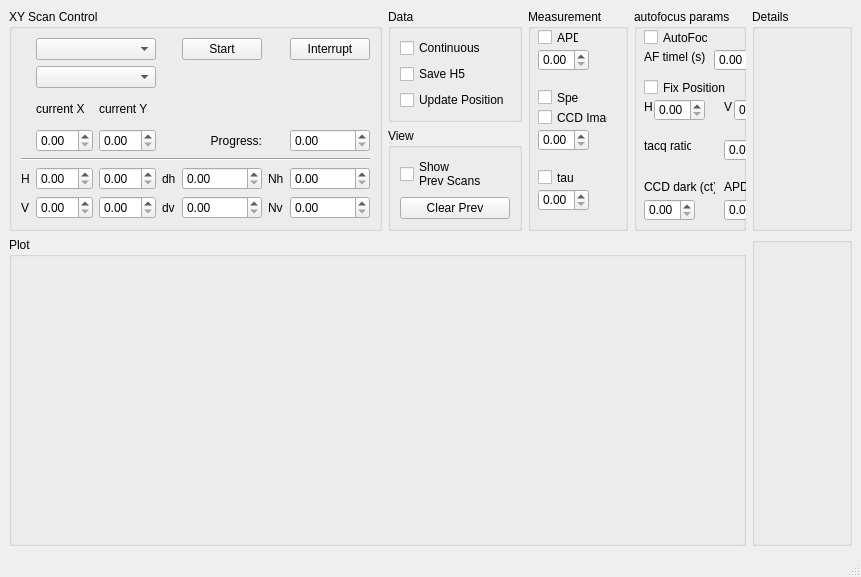
<?xml version="1.0" encoding="UTF-8"?>
<ui version="4.0">
 <class>SimpleXYScanWindow</class>
 <widget class="QMainWindow" name="SimpleXYScanWindow">
  <property name="geometry">
   <rect>
    <x>0</x>
    <y>0</y>
    <width>861</width>
    <height>577</height>
   </rect>
  </property>
  <property name="minimumSize">
   <size>
    <width>150</width>
    <height>170</height>
   </size>
  </property>
  <property name="acceptDrops">
   <bool>false</bool>
  </property>
  <property name="windowTitle">
   <string>Simple XY Scan</string>
  </property>
  <widget class="QWidget" name="centralwidget">
   <layout class="QGridLayout" name="gridLayout_2" rowstretch="0,0,0" columnstretch="0,0,0,0,0,0">
    <item row="1" column="1">
     <widget class="QGroupBox" name="groupBox_2">
      <property name="title">
       <string>View</string>
      </property>
      <layout class="QGridLayout" name="gridLayout_4">
       <item row="0" column="0">
        <widget class="QCheckBox" name="show_previous_scans_checkBox">
         <property name="text">
          <string>Show 
Prev Scans</string>
         </property>
        </widget>
       </item>
       <item row="1" column="0">
        <widget class="QPushButton" name="clear_previous_scans_pushButton">
         <property name="text">
          <string>Clear Prev</string>
         </property>
        </widget>
       </item>
      </layout>
     </widget>
    </item>
    <item row="0" column="0" rowspan="2">
     <widget class="QGroupBox" name="control_groupBox">
      <property name="title">
       <string>XY Scan Control</string>
      </property>
      <layout class="QGridLayout" name="gridLayout" columnstretch="0,0,0,0,0,0,0">
       <item row="5" column="2">
        <widget class="QDoubleSpinBox" name="h1_doubleSpinBox"/>
       </item>
       <item row="7" column="3">
        <widget class="QLabel" name="dv_label_2">
         <property name="text">
          <string>dv</string>
         </property>
        </widget>
       </item>
       <item row="2" column="1">
        <widget class="QLabel" name="x_label">
         <property name="text">
          <string>current X</string>
         </property>
        </widget>
       </item>
       <item row="3" column="4">
        <widget class="QLabel" name="progres_label">
         <property name="text">
          <string>Progress:</string>
         </property>
         <property name="alignment">
          <set>Qt::AlignRight|Qt::AlignTrailing|Qt::AlignVCenter</set>
         </property>
        </widget>
       </item>
       <item row="3" column="2">
        <widget class="QDoubleSpinBox" name="y_doubleSpinBox"/>
       </item>
       <item row="5" column="0">
        <widget class="QLabel" name="h_label">
         <property name="text">
          <string>H</string>
         </property>
        </widget>
       </item>
       <item row="2" column="2">
        <widget class="QLabel" name="y_label">
         <property name="text">
          <string>current Y</string>
         </property>
        </widget>
       </item>
       <item row="7" column="4">
        <widget class="QDoubleSpinBox" name="dv_doubleSpinBox"/>
       </item>
       <item row="5" column="4">
        <widget class="QDoubleSpinBox" name="dh_doubleSpinBox"/>
       </item>
       <item row="0" column="6">
        <widget class="QPushButton" name="interrupt_pushButton">
         <property name="text">
          <string>Interrupt</string>
         </property>
        </widget>
       </item>
       <item row="0" column="4">
        <widget class="QPushButton" name="start_pushButton">
         <property name="text">
          <string>Start</string>
         </property>
        </widget>
       </item>
       <item row="7" column="0">
        <widget class="QLabel" name="v_label_2">
         <property name="text">
          <string>V</string>
         </property>
        </widget>
       </item>
       <item row="7" column="2">
        <widget class="QDoubleSpinBox" name="v1_doubleSpinBox"/>
       </item>
       <item row="3" column="6">
        <widget class="QDoubleSpinBox" name="progress_doubleSpinBox"/>
       </item>
       <item row="3" column="1">
        <widget class="QDoubleSpinBox" name="x_doubleSpinBox"/>
       </item>
       <item row="7" column="1">
        <widget class="QDoubleSpinBox" name="v0_doubleSpinBox"/>
       </item>
       <item row="5" column="1">
        <widget class="QDoubleSpinBox" name="h0_doubleSpinBox"/>
       </item>
       <item row="5" column="6">
        <widget class="QDoubleSpinBox" name="Nh_doubleSpinBox"/>
       </item>
       <item row="4" column="0" colspan="7">
        <widget class="Line" name="line">
         <property name="orientation">
          <enum>Qt::Horizontal</enum>
         </property>
        </widget>
       </item>
       <item row="5" column="5">
        <widget class="QLabel" name="label_2">
         <property name="text">
          <string>Nh</string>
         </property>
        </widget>
       </item>
       <item row="7" column="6">
        <widget class="QDoubleSpinBox" name="Nv_doubleSpinBox"/>
       </item>
       <item row="0" column="1" colspan="2">
        <widget class="QComboBox" name="scan_type_comboBox"/>
       </item>
       <item row="7" column="5">
        <widget class="QLabel" name="label_3">
         <property name="text">
          <string>Nv</string>
         </property>
        </widget>
       </item>
       <item row="5" column="3">
        <widget class="QLabel" name="dv_label">
         <property name="text">
          <string>dh</string>
         </property>
        </widget>
       </item>
       <item row="1" column="1" colspan="2">
        <widget class="QComboBox" name="speed_comboBox"/>
       </item>
      </layout>
     </widget>
    </item>
    <item row="0" column="2" rowspan="2">
     <widget class="QGroupBox" name="groupBox_3">
      <property name="sizePolicy">
       <sizepolicy hsizetype="Preferred" vsizetype="Preferred">
        <horstretch>0</horstretch>
        <verstretch>0</verstretch>
       </sizepolicy>
      </property>
      <property name="minimumSize">
       <size>
        <width>100</width>
        <height>220</height>
       </size>
      </property>
      <property name="title">
       <string>Measurement</string>
      </property>
      <widget class="QCheckBox" name="collect_apd_checkBox">
       <property name="geometry">
        <rect>
         <x>10</x>
         <y>20</y>
         <width>41</width>
         <height>17</height>
        </rect>
       </property>
       <property name="text">
        <string>APD</string>
       </property>
      </widget>
      <widget class="QCheckBox" name="collect_spectrum_checkBox">
       <property name="geometry">
        <rect>
         <x>10</x>
         <y>80</y>
         <width>41</width>
         <height>17</height>
        </rect>
       </property>
       <property name="text">
        <string>Spec</string>
       </property>
      </widget>
      <widget class="QCheckBox" name="collect_hydraharp_checkBox">
       <property name="geometry">
        <rect>
         <x>10</x>
         <y>160</y>
         <width>41</width>
         <height>17</height>
        </rect>
       </property>
       <property name="text">
        <string>tau</string>
       </property>
      </widget>
      <widget class="QDoubleSpinBox" name="apd_int_time_doubleSpinBox">
       <property name="geometry">
        <rect>
         <x>10</x>
         <y>40</y>
         <width>51</width>
         <height>22</height>
        </rect>
       </property>
      </widget>
      <widget class="QDoubleSpinBox" name="spectrum_int_time_doubleSpinBox">
       <property name="geometry">
        <rect>
         <x>10</x>
         <y>120</y>
         <width>51</width>
         <height>22</height>
        </rect>
       </property>
      </widget>
      <widget class="QDoubleSpinBox" name="hydraharp_tacq_doubleSpinBox">
       <property name="geometry">
        <rect>
         <x>10</x>
         <y>180</y>
         <width>51</width>
         <height>22</height>
        </rect>
       </property>
      </widget>
      <widget class="QCheckBox" name="collect_CCD_image_checkBox">
       <property name="geometry">
        <rect>
         <x>10</x>
         <y>100</y>
         <width>70</width>
         <height>17</height>
        </rect>
       </property>
       <property name="text">
        <string>CCD Image</string>
       </property>
      </widget>
     </widget>
    </item>
    <item row="0" column="1">
     <widget class="QGroupBox" name="groupBox">
      <property name="title">
       <string>Data</string>
      </property>
      <layout class="QGridLayout" name="gridLayout_3">
       <item row="1" column="0">
        <widget class="QCheckBox" name="save_h5_checkBox">
         <property name="text">
          <string>Save H5</string>
         </property>
        </widget>
       </item>
       <item row="0" column="0">
        <widget class="QCheckBox" name="continuous_scan_checkBox">
         <property name="text">
          <string>Continuous</string>
         </property>
        </widget>
       </item>
       <item row="2" column="0">
        <widget class="QCheckBox" name="update_position_checkBox">
         <property name="text">
          <string>Update Position</string>
         </property>
        </widget>
       </item>
      </layout>
     </widget>
    </item>
    <item row="0" column="5" rowspan="2">
     <widget class="QGroupBox" name="details_groupBox">
      <property name="sizePolicy">
       <sizepolicy hsizetype="Preferred" vsizetype="Preferred">
        <horstretch>0</horstretch>
        <verstretch>0</verstretch>
       </sizepolicy>
      </property>
      <property name="minimumSize">
       <size>
        <width>100</width>
        <height>170</height>
       </size>
      </property>
      <property name="maximumSize">
       <size>
        <width>400</width>
        <height>400</height>
       </size>
      </property>
      <property name="title">
       <string>Details</string>
      </property>
      <layout class="QVBoxLayout" name="verticalLayout"/>
     </widget>
    </item>
    <item row="2" column="0" colspan="5">
     <widget class="QGroupBox" name="plot_groupBox">
      <property name="sizePolicy">
       <sizepolicy hsizetype="Expanding" vsizetype="Expanding">
        <horstretch>0</horstretch>
        <verstretch>0</verstretch>
       </sizepolicy>
      </property>
      <property name="title">
       <string>Plot</string>
      </property>
      <layout class="QVBoxLayout" name="verticalLayout_2"/>
     </widget>
    </item>
    <item row="2" column="5">
     <widget class="QGroupBox" name="autofocus_plot_groupBox">
      <property name="sizePolicy">
       <sizepolicy hsizetype="Preferred" vsizetype="Preferred">
        <horstretch>0</horstretch>
        <verstretch>0</verstretch>
       </sizepolicy>
      </property>
      <property name="minimumSize">
       <size>
        <width>60</width>
        <height>60</height>
       </size>
      </property>
      <property name="maximumSize">
       <size>
        <width>400</width>
        <height>400</height>
       </size>
      </property>
      <property name="contextMenuPolicy">
       <enum>Qt::DefaultContextMenu</enum>
      </property>
      <property name="locale">
       <locale language="English" country="Zimbabwe"/>
      </property>
      <property name="alignment">
       <set>Qt::AlignLeading|Qt::AlignLeft|Qt::AlignTop</set>
      </property>
      <layout class="QVBoxLayout" name="verticalLayout_4">
       <property name="leftMargin">
        <number>9</number>
       </property>
       <property name="topMargin">
        <number>9</number>
       </property>
       <property name="rightMargin">
        <number>9</number>
       </property>
       <property name="bottomMargin">
        <number>9</number>
       </property>
      </layout>
     </widget>
    </item>
    <item row="0" column="3" rowspan="2" colspan="2">
     <widget class="QGroupBox" name="groupBox_4">
      <property name="sizePolicy">
       <sizepolicy hsizetype="Preferred" vsizetype="Preferred">
        <horstretch>0</horstretch>
        <verstretch>0</verstretch>
       </sizepolicy>
      </property>
      <property name="minimumSize">
       <size>
        <width>100</width>
        <height>0</height>
       </size>
      </property>
      <property name="title">
       <string>autofocus params</string>
      </property>
      <widget class="QCheckBox" name="autofoc_enable_checkBox">
       <property name="geometry">
        <rect>
         <x>10</x>
         <y>20</y>
         <width>70</width>
         <height>17</height>
        </rect>
       </property>
       <property name="text">
        <string>AutoFoc</string>
       </property>
      </widget>
      <widget class="QDoubleSpinBox" name="autofoc_dt_doubleSpinBox">
       <property name="geometry">
        <rect>
         <x>80</x>
         <y>40</y>
         <width>61</width>
         <height>22</height>
        </rect>
       </property>
      </widget>
      <widget class="QLabel" name="label">
       <property name="geometry">
        <rect>
         <x>10</x>
         <y>40</y>
         <width>81</width>
         <height>16</height>
        </rect>
       </property>
       <property name="text">
        <string>AF timel (s)</string>
       </property>
      </widget>
      <widget class="QLabel" name="label_4">
       <property name="geometry">
        <rect>
         <x>10</x>
         <y>90</y>
         <width>21</width>
         <height>16</height>
        </rect>
       </property>
       <property name="text">
        <string>H</string>
       </property>
      </widget>
      <widget class="QCheckBox" name="autofoc_fix_pix_checkBox">
       <property name="geometry">
        <rect>
         <x>10</x>
         <y>70</y>
         <width>101</width>
         <height>17</height>
        </rect>
       </property>
       <property name="text">
        <string>Fix Position</string>
       </property>
      </widget>
      <widget class="QDoubleSpinBox" name="autofoc_pix_H_doubleSpinBox">
       <property name="geometry">
        <rect>
         <x>20</x>
         <y>90</y>
         <width>51</width>
         <height>22</height>
        </rect>
       </property>
      </widget>
      <widget class="QLabel" name="label_5">
       <property name="geometry">
        <rect>
         <x>90</x>
         <y>90</y>
         <width>16</width>
         <height>16</height>
        </rect>
       </property>
       <property name="text">
        <string>V</string>
       </property>
      </widget>
      <widget class="QDoubleSpinBox" name="autofoc_pix_V_doubleSpinBox">
       <property name="geometry">
        <rect>
         <x>100</x>
         <y>90</y>
         <width>51</width>
         <height>22</height>
        </rect>
       </property>
      </widget>
      <widget class="QDoubleSpinBox" name="autofoc_CCD_dark_noise_doubleSpinBox">
       <property name="geometry">
        <rect>
         <x>10</x>
         <y>190</y>
         <width>51</width>
         <height>22</height>
        </rect>
       </property>
      </widget>
      <widget class="QLabel" name="label_6">
       <property name="geometry">
        <rect>
         <x>10</x>
         <y>170</y>
         <width>71</width>
         <height>16</height>
        </rect>
       </property>
       <property name="text">
        <string>CCD dark (ct)</string>
       </property>
      </widget>
      <widget class="QLabel" name="label_7">
       <property name="geometry">
        <rect>
         <x>90</x>
         <y>170</y>
         <width>71</width>
         <height>16</height>
        </rect>
       </property>
       <property name="text">
        <string>APD dark (Hz)</string>
       </property>
      </widget>
      <widget class="QDoubleSpinBox" name="autofoc_APD_dark_noise_doubleSpinBox">
       <property name="geometry">
        <rect>
         <x>90</x>
         <y>190</y>
         <width>62</width>
         <height>22</height>
        </rect>
       </property>
      </widget>
      <widget class="QDoubleSpinBox" name="autofoc_tacq_ratio_doubleSpinBox">
       <property name="geometry">
        <rect>
         <x>90</x>
         <y>130</y>
         <width>62</width>
         <height>22</height>
        </rect>
       </property>
      </widget>
      <widget class="QLabel" name="label_8">
       <property name="geometry">
        <rect>
         <x>10</x>
         <y>130</y>
         <width>47</width>
         <height>13</height>
        </rect>
       </property>
       <property name="text">
        <string>tacq ratio</string>
       </property>
      </widget>
     </widget>
    </item>
   </layout>
  </widget>
  <widget class="QMenuBar" name="menubar">
   <property name="geometry">
    <rect>
     <x>0</x>
     <y>0</y>
     <width>861</width>
     <height>21</height>
    </rect>
   </property>
  </widget>
  <widget class="QStatusBar" name="statusbar"/>
 </widget>
 <tabstops>
  <tabstop>scan_type_comboBox</tabstop>
  <tabstop>start_pushButton</tabstop>
  <tabstop>interrupt_pushButton</tabstop>
  <tabstop>x_doubleSpinBox</tabstop>
  <tabstop>y_doubleSpinBox</tabstop>
  <tabstop>progress_doubleSpinBox</tabstop>
  <tabstop>h0_doubleSpinBox</tabstop>
  <tabstop>h1_doubleSpinBox</tabstop>
  <tabstop>dh_doubleSpinBox</tabstop>
  <tabstop>Nh_doubleSpinBox</tabstop>
  <tabstop>v0_doubleSpinBox</tabstop>
  <tabstop>v1_doubleSpinBox</tabstop>
  <tabstop>dv_doubleSpinBox</tabstop>
  <tabstop>Nv_doubleSpinBox</tabstop>
 </tabstops>
 <resources/>
 <connections/>
</ui>
